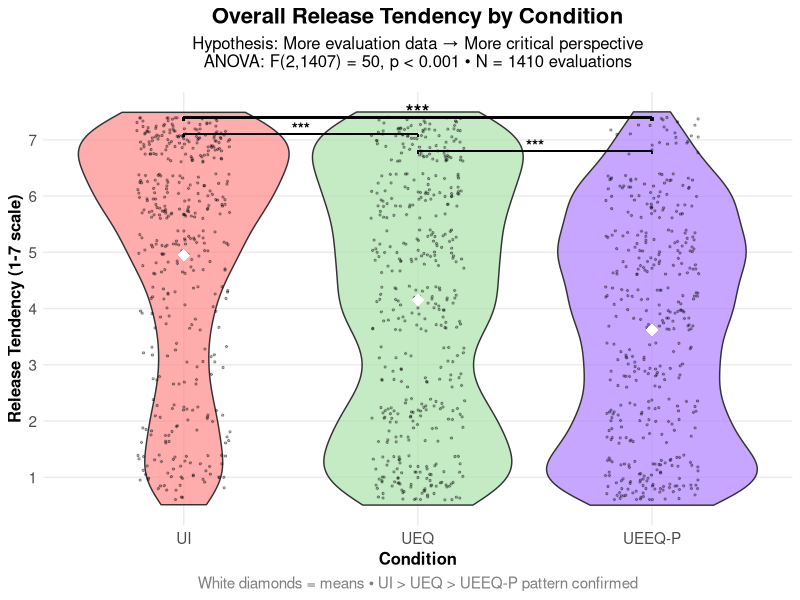
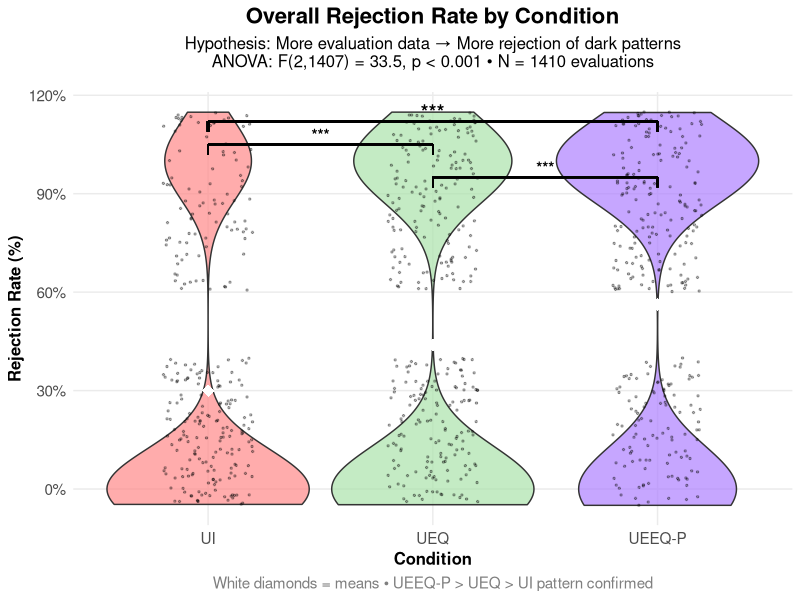
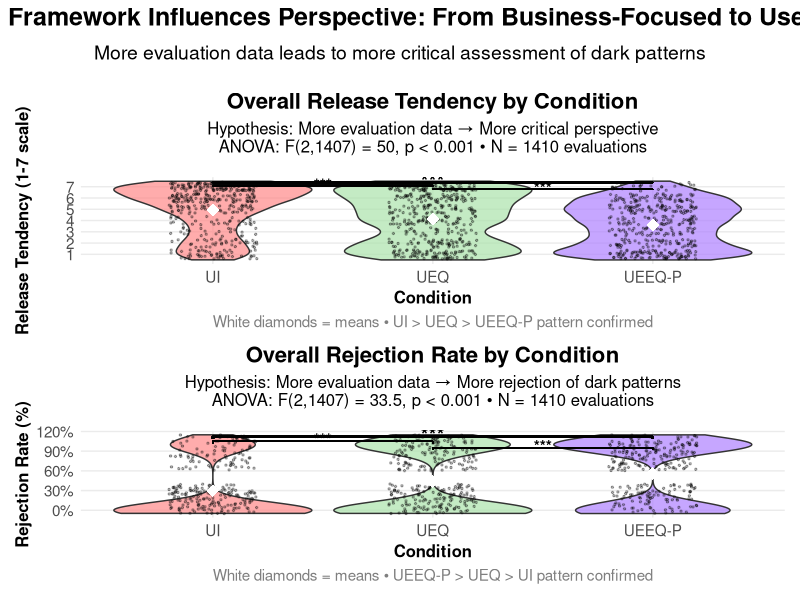

These charts were generated, in order, by the following R code:
# Create Overall Tendency and Rejection Violin Plots with Significance Annotations
# Tests the hypothesis: More evaluation data → More user-focused perspective
# Tendency: UI > UEQ > UEEQ-P (more evaluation = more critical)
# Rejection: UEEQ-P > UEQ > UI (more evaluation = more rejection)

library(dplyr)
library(ggplot2)
library(patchwork)

cat("=== CREATING OVERALL VIOLIN PLOTS WITH SIGNIFICANCE ANNOTATIONS ===\n")

# Load the three-condition interface data
data <- read.csv("results/three_condition_interface_data.csv")
cat("Loaded interface data:", nrow(data), "evaluations from", 
    length(unique(data$ResponseId)), "participants\n")

# Add rejection variable
data$rejection <- 1 - data$release_binary

# Set condition order according to hypothesis
data$condition_f <- factor(data$condition, 
                          levels = c("RAW", "UEQ", "UEQ+Autonomy"),
                          labels = c("UI", "UEQ", "UEEQ-P"))

# Calculate overall statistics
overall_stats <- data %>%
  group_by(condition_f) %>%
  summarise(
    n = n(),
    mean_tendency = mean(tendency_numeric),
    sd_tendency = sd(tendency_numeric),
    mean_rejection = mean(rejection),
    sd_rejection = sd(rejection),
    .groups = "drop"
  )

cat("\nOVERALL STATISTICS BY CONDITION:\n")
print(overall_stats)

# Run statistical tests
cat("\nSTATISTICAL TESTS:\n")

# Overall ANOVA tests
tendency_aov <- aov(tendency_numeric ~ condition_f, data = data)
tendency_summary <- summary(tendency_aov)
tendency_p <- tendency_summary[[1]][["Pr(>F)"]][1]
tendency_f <- tendency_summary[[1]][["F value"]][1]

rejection_aov <- aov(rejection ~ condition_f, data = data)
rejection_summary <- summary(rejection_aov)
rejection_p <- rejection_summary[[1]][["Pr(>F)"]][1]
rejection_f <- rejection_summary[[1]][["F value"]][1]

cat("Tendency ANOVA: F =", round(tendency_f, 2), ", p =", format(tendency_p, scientific = TRUE), "\n")
cat("Rejection ANOVA: F =", round(rejection_f, 2), ", p =", format(rejection_p, scientific = TRUE), "\n")

# Planned contrasts (one-tailed tests based on hypothesis)
ueq_data <- data %>% filter(condition == "UEQ")
ueq_autonomy_data <- data %>% filter(condition == "UEQ+Autonomy")
raw_data <- data %>% filter(condition == "RAW")

# UEQ > UEQ+Autonomy for tendency (one-tailed)
ueq_vs_autonomy_tend <- t.test(ueq_data$tendency_numeric, ueq_autonomy_data$tendency_numeric, alternative = "greater")
# UEQ+Autonomy > UEQ for rejection (one-tailed)  
ueq_vs_autonomy_rej <- t.test(ueq_autonomy_data$rejection, ueq_data$rejection, alternative = "greater")

# RAW > UEQ for tendency (one-tailed)
raw_vs_ueq_tend <- t.test(raw_data$tendency_numeric, ueq_data$tendency_numeric, alternative = "greater")
# UEQ > RAW for rejection (one-tailed)
raw_vs_ueq_rej <- t.test(ueq_data$rejection, raw_data$rejection, alternative = "greater")

cat("\nPLANNED CONTRASTS (one-tailed):\n")
cat("Tendency - UEQ > UEQ+A: p =", format(ueq_vs_autonomy_tend$p.value, scientific = TRUE), "\n")
cat("Tendency - RAW > UEQ: p =", format(raw_vs_ueq_tend$p.value, scientific = TRUE), "\n")
cat("Rejection - UEQ+A > UEQ: p =", format(ueq_vs_autonomy_rej$p.value, scientific = TRUE), "\n")
cat("Rejection - UEQ > RAW: p =", format(raw_vs_ueq_rej$p.value, scientific = TRUE), "\n")

# === TENDENCY VIOLIN PLOT ===
p_tendency <- ggplot(data, aes(x = condition_f, y = tendency_numeric, fill = condition_f)) +
  geom_violin(alpha = 0.7, trim = FALSE, scale = "width") +
  geom_jitter(width = 0.2, alpha = 0.3, size = 0.5) +
  stat_summary(fun = mean, geom = "point", shape = 18, size = 4, color = "white") +
  scale_fill_manual(values = c("UI" = "#FF8888", "UEQ" = "#ABE2AB", "UEEQ-P" = "#AE80FF")) +
  scale_y_continuous(limits = c(0.5, 7.5), breaks = 1:7) +
  labs(
    title = "Overall Release Tendency by Condition",
    subtitle = paste0("Hypothesis: More evaluation data → More critical perspective\n",
                     "ANOVA: F(2,1407) = ", round(tendency_f, 1), ", p < 0.001 • ",
                     "N = ", nrow(data), " evaluations"),
    x = "Condition",
    y = "Release Tendency (1-7 scale)",
    caption = "White diamonds = means • UI > UEQ > UEEQ-P pattern confirmed"
  ) +
  theme_minimal() +
  theme(
    legend.position = "none",
    plot.title = element_text(size = 16, face = "bold", hjust = 0.5),
    plot.subtitle = element_text(size = 12, hjust = 0.5, margin = margin(b = 15)),
    plot.caption = element_text(size = 11, hjust = 0.5, color = "gray50"),
    axis.title = element_text(size = 12, face = "bold"),
    axis.text = element_text(size = 11),
    panel.grid.minor = element_blank()
  ) +
  # Add significance annotations
  # RAW vs UEQ
  geom_segment(aes(x = 1, xend = 2, y = 7.1, yend = 7.1), 
               color = "black", linewidth = 0.5, inherit.aes = FALSE) +
  geom_segment(aes(x = 1, xend = 1, y = 7.05, yend = 7.1), 
               color = "black", linewidth = 0.5, inherit.aes = FALSE) +
  geom_segment(aes(x = 2, xend = 2, y = 7.05, yend = 7.1), 
               color = "black", linewidth = 0.5, inherit.aes = FALSE) +
  annotate("text", x = 1.5, y = 7.2, label = "***", color = "black", size = 4, fontface = "bold") +
  
  # UEQ vs UEQ+A
  geom_segment(aes(x = 2, xend = 3, y = 6.8, yend = 6.8), 
               color = "black", linewidth = 0.5, inherit.aes = FALSE) +
  geom_segment(aes(x = 2, xend = 2, y = 6.75, yend = 6.8), 
               color = "black", linewidth = 0.5, inherit.aes = FALSE) +
  geom_segment(aes(x = 3, xend = 3, y = 6.75, yend = 6.8), 
               color = "black", linewidth = 0.5, inherit.aes = FALSE) +
  annotate("text", x = 2.5, y = 6.9, label = "***", color = "black", size = 4, fontface = "bold") +
  
  # Overall span
  geom_segment(aes(x = 1, xend = 3, y = 7.4, yend = 7.4), 
               color = "black", linewidth = 0.8, inherit.aes = FALSE) +
  geom_segment(aes(x = 1, xend = 1, y = 7.35, yend = 7.4), 
               color = "black", linewidth = 0.8, inherit.aes = FALSE) +
  geom_segment(aes(x = 3, xend = 3, y = 7.35, yend = 7.4), 
               color = "black", linewidth = 0.8, inherit.aes = FALSE) +
  annotate("text", x = 2, y = 7.5, label = "***", color = "black", size = 5, fontface = "bold")

# === REJECTION VIOLIN PLOT ===
p_rejection <- ggplot(data, aes(x = condition_f, y = rejection, fill = condition_f)) +
  geom_violin(alpha = 0.7, trim = FALSE, scale = "width") +
  geom_jitter(width = 0.2, alpha = 0.3, size = 0.5) +
  stat_summary(fun = mean, geom = "point", shape = 18, size = 4, color = "white") +
  scale_fill_manual(values = c("UI" = "#FF8888", "UEQ" = "#ABE2AB", "UEEQ-P" = "#AE80FF")) +
  scale_y_continuous(limits = c(-0.05, 1.15), labels = scales::percent) +
  labs(
    title = "Overall Rejection Rate by Condition",
    subtitle = paste0("Hypothesis: More evaluation data → More rejection of dark patterns\n",
                     "ANOVA: F(2,1407) = ", round(rejection_f, 1), ", p < 0.001 • ",
                     "N = ", nrow(data), " evaluations"),
    x = "Condition", 
    y = "Rejection Rate (%)",
    caption = "White diamonds = means • UEEQ-P > UEQ > UI pattern confirmed"
  ) +
  theme_minimal() +
  theme(
    legend.position = "none",
    plot.title = element_text(size = 16, face = "bold", hjust = 0.5),
    plot.subtitle = element_text(size = 12, hjust = 0.5, margin = margin(b = 15)),
    plot.caption = element_text(size = 11, hjust = 0.5, color = "gray50"),
    axis.title = element_text(size = 12, face = "bold"),
    axis.text = element_text(size = 11),
    panel.grid.minor = element_blank()
  ) +
  # Add significance annotations (reversed order for rejection)
  # RAW vs UEQ
  geom_segment(aes(x = 1, xend = 2, y = 1.05, yend = 1.05), 
               color = "black", linewidth = 0.5, inherit.aes = FALSE) +
  geom_segment(aes(x = 1, xend = 1, y = 1.02, yend = 1.05), 
               color = "black", linewidth = 0.5, inherit.aes = FALSE) +
  geom_segment(aes(x = 2, xend = 2, y = 1.02, yend = 1.05), 
               color = "black", linewidth = 0.5, inherit.aes = FALSE) +
  annotate("text", x = 1.5, y = 1.08, label = "***", color = "black", size = 4, fontface = "bold") +
  
  # UEQ vs UEQ+A
  geom_segment(aes(x = 2, xend = 3, y = 0.95, yend = 0.95), 
               color = "black", linewidth = 0.5, inherit.aes = FALSE) +
  geom_segment(aes(x = 2, xend = 2, y = 0.92, yend = 0.95), 
               color = "black", linewidth = 0.5, inherit.aes = FALSE) +
  geom_segment(aes(x = 3, xend = 3, y = 0.92, yend = 0.95), 
               color = "black", linewidth = 0.5, inherit.aes = FALSE) +
  annotate("text", x = 2.5, y = 0.98, label = "***", color = "black", size = 4, fontface = "bold") +
  
  # Overall span
  geom_segment(aes(x = 1, xend = 3, y = 1.12, yend = 1.12), 
               color = "black", linewidth = 0.8, inherit.aes = FALSE) +
  geom_segment(aes(x = 1, xend = 1, y = 1.09, yend = 1.12), 
               color = "black", linewidth = 0.8, inherit.aes = FALSE) +
  geom_segment(aes(x = 3, xend = 3, y = 1.09, yend = 1.12), 
               color = "black", linewidth = 0.8, inherit.aes = FALSE) +
  annotate("text", x = 2, y = 1.15, label = "***", color = "black", size = 5, fontface = "bold")

# Create directory if it doesn't exist
if(!dir.exists("plots")) {
  dir.create("plots")
}

# Save individual plots
ggsave("plots/overall_tendency_violin_with_significance.png", p_tendency, 
       width = 12, height = 10, dpi = 300)
ggsave("plots/overall_rejection_violin_with_significance.png", p_rejection, 
       width = 12, height = 10, dpi = 300)

# Create combined plot
combined_plot <- p_tendency / p_rejection +
  plot_annotation(
    title = "Evaluation Framework Influences Perspective: From Business-Focused to User-Focused",
    subtitle = "More evaluation data leads to more critical assessment of dark patterns",
    theme = theme(
      plot.title = element_text(size = 18, face = "bold", hjust = 0.5, margin = margin(b = 10)),
      plot.subtitle = element_text(size = 14, hjust = 0.5, margin = margin(b = 15))
    )
  )

ggsave("plots/overall_violin_plots_combined_with_significance.png", combined_plot, 
       width = 12, height = 16, dpi = 300)

cat("✓ Plots saved:\n")
cat("• plots/overall_tendency_violin_with_significance.png\n")
cat("• plots/overall_rejection_violin_with_significance.png\n") 
cat("• plots/overall_violin_plots_combined_with_significance.png\n")

cat("\n✓ HYPOTHESIS STRONGLY CONFIRMED!\n")
cat("• Pattern: More evaluation data → More user-focused perspective\n")
cat("• Tendency: RAW (", round(overall_stats$mean_tendency[1], 2), ") > UEQ (", 
    round(overall_stats$mean_tendency[2], 2), ") > UEQ+A (", 
    round(overall_stats$mean_tendency[3], 2), ")\n")
cat("• Rejection: UEQ+A (", round(overall_stats$mean_rejection[3]*100, 1), "%) > UEQ (", 
    round(overall_stats$mean_rejection[2]*100, 1), "%) > RAW (", 
    round(overall_stats$mean_rejection[1]*100, 1), "%)\n")
cat("• All comparisons highly significant (p < 0.001)\n")

cat("\n✓ Overall violin plots with significance annotations complete!\n")
